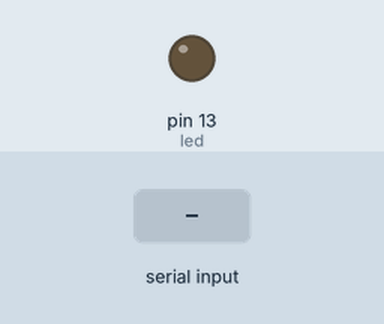
A sketch run on a simulated Arduino Uno, built with avr-gcc and run on an emulated ATmega328P. Shown: output pins drawn as LEDs (lit = HIGH). The test bench sets the inputs (shaded band). What the sketch prints to the serial monitor is not drawn.

Above: at 1.2 s.
1.3 s: "1" received over Serial
At 2.5 s:
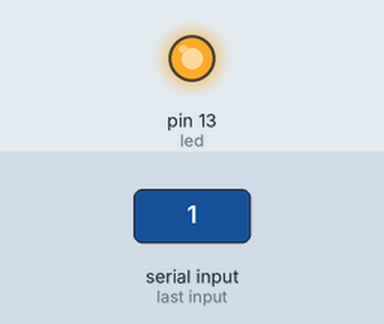
2.8 s: "0" received over Serial
At 4.0 s:
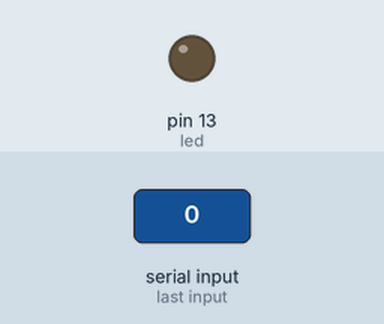
Timing chart, 0 to 5.8 s (numbered marks = the images above; inputs shaded):
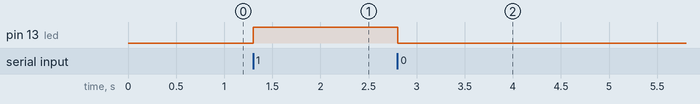

The sketch:

test_on_off.ino
```cpp
const int led=13;
int value=0;

void setup()
   {
      Serial.begin(9600);
      pinMode(led, OUTPUT);
      digitalWrite (led, LOW);
      Serial.println("Connection established...");
   }

void loop()
   {
     while (Serial.available())
        {
           value = Serial.read();
        }

     if (value == 49)
        digitalWrite (led, HIGH);

     else if (value == 48)
        digitalWrite (led, LOW);

     Serial.println(value);
   }
```

Measured:
- after the input at 1.3 s, pin 13 (led): LOW → HIGH at once
- after the input at 2.8 s, pin 13 (led): HIGH → LOW at once
